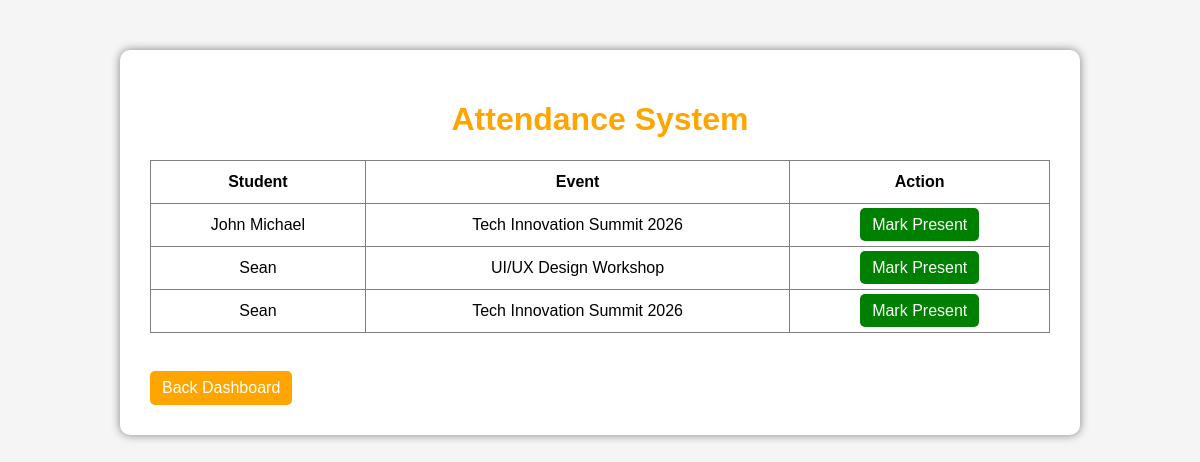
/student/attendance.php (signed in), run on the app's committed database.
### tables this page shows
CREATE TABLE `registrations` (
  `id` int(11) NOT NULL,
  `user_id` int(11) NOT NULL,
  `event_id` int(11) NOT NULL,
  `registered_at` timestamp NOT NULL DEFAULT current_timestamp()
);

CREATE TABLE `users` (
  `id` int(11) NOT NULL,
  `name` varchar(100) NOT NULL,
  `email` varchar(100) NOT NULL,
  `password` varchar(255) NOT NULL,
  `role` enum('admin','student') NOT NULL DEFAULT 'student',
  `created_at` timestamp NOT NULL DEFAULT current_timestamp()
);

CREATE TABLE `events` (
  `id` int(11) NOT NULL,
  `title` varchar(150) NOT NULL,
  `description` text NOT NULL,
  `event_date` date NOT NULL,
  `available_slots` int(11) NOT NULL,
  `created_at` timestamp NOT NULL DEFAULT current_timestamp()
);

### student/attendance.php (the view, shortened to what this page needs)
<?php
include("../includes/db.php");
$query = "
SELECT registrations.user_id,
       users.name,
       events.title,
       events.id AS event_id
FROM registrations
JOIN users ON registrations.user_id = users.id
JOIN events ON registrations.event_id = events.id
ORDER BY registrations.id DESC
";
$result = mysqli_query($conn,$query);
?>
<!DOCTYPE html>
<html>
<head>
</head>
<body>
<div class="container">
<h1>Attendance System</h1>
<table>
<tr>
<th>Student</th>
<th>Event</th>
<th>Action</th>
</tr>
<?php while($row = mysqli_fetch_assoc($result)){ ?>
<tr>
<td><?php echo $row['name']; ?></td>
<td><?php echo $row['title']; ?></td>
<td>
<a href="?user_id=<?php echo $row['user_id']; ?>&event_id=<?php echo $row['event_id']; ?>">
Mark Present
</a>
</td>
</tr>
<?php } ?>
</table>
<br>
<a class="back" href="dashboard.php">
Back Dashboard
</a>
</div>
</body>
</html>

### student/attendance.php (style rules this page uses)
body { font-family:Arial; background:#f5f5f5; margin:0; padding:0; }
.container { width:900px; margin:auto; margin-top:50px; background:white; padding:30px; border-radius:10px; box-shadow:0px 0px 10px gray; }
h1 { text-align:center; color:orange; }
table { width:100%; border-collapse:collapse; margin-top:20px; }
table,th,td { border:1px solid gray; }
th,td { padding:12px; text-align:center; }
a { background:green; color:white; padding:8px 12px; text-decoration:none; border-radius:5px; }
.back { display:inline-block; margin-top:20px; background:orange; }

### data on the page
registrations: user.name "John Michael", event.title "Tech Innovation Summit 2026"
registrations: user.name "Sean", event.title "UI/UX Design Workshop"
registrations: user.name "Sean", event.title "Tech Innovation Summit 2026"
